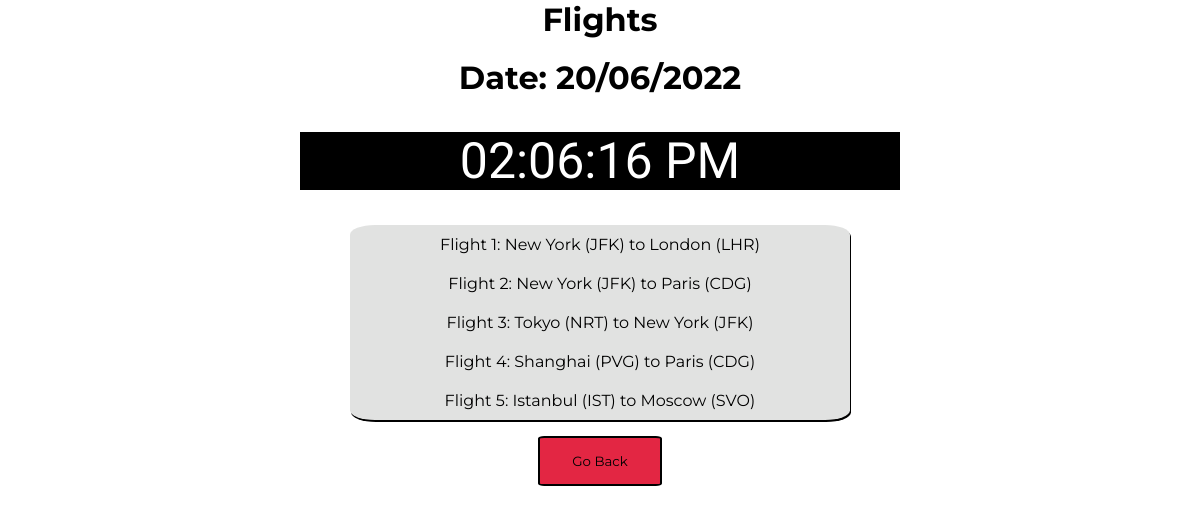
The app's page /flights/ with its own data.
### flights/models.py (models this page shows, shortened)
class Flight(models.Model):
    origin = models.ForeignKey(Airport, on_delete=models.CASCADE, related_name='departures') #if you delete an aiport, it will delete the flight
    destination = models.ForeignKey(Airport, on_delete=models.CASCADE, related_name='arrivals')
    duration = models.IntegerField()

class Airport(models.Model):
    code = models.CharField(max_length=3)
    city = models.CharField(max_length=64)
    city_link = models.URLField(max_length=128, default='www.google.com')
    image = models.ImageField(upload_to=None, height_field=None, width_field=None, max_length=100, blank=True)
    def __str__(self):
        return f"{self.city} ({self.code})"

### flights/views.py (the view)
# urls.py: path("", views.index, name="index"),
def index(request):
    today = date.today()
    d1 = today.strftime("%d/%m/%Y")
    return render(request, "flights/index.html", {
        "flights": Flight.objects.all(),
        "date": d1,
        "time": current_time,
    })

### flights/templates/flights/index.html (shortened to what this page needs)
{% extends "flights/layout.html" %}
{% load static %}
{% block title %}
<link rel="stylesheet" href="{% static 'flights/styles.css' %}">
{% endblock %}
{% block body %}
<div class="header">
    <h1>Flights</h1>
    <br>
    <h1>Date: {{date}}</h1>
    <br>
    <div class="center clock-background">
        <span id="clock"></span>
    </div>
    <br>
</div>
    <div class="flights">
        <ul class="flight-list">
            {% for flight in flights%}
            <li><a href="{% url 'airport:flight' flight_id=flight.id %}">Flight {{ flight.id }}: {{ flight.origin }} to {{ flight.destination }}</a></li>
            {% endfor %}
        </ul>
    </div>
    <div class="center">
        <a href="{% url 'users:index' %}"><button class="btn-main">Go Back</button></a>
    </div>
{% endblock %}

### flights/templates/flights/layout.html
{% load static %}
<!DOCTYPE html>
<html lang="en">
<head>
    {% block title %}
    {% endblock %}
</head>
    <body>
        {% block body %}
        {% endblock %}
    </body>
</html>

### flights/static/flights/styles.css (style rules this page uses)
* { margin: 0; padding: 0; font-family: "Montserrat"; }
.flight-list { list-style-type: none; display: flex; flex-direction: column; justify-content: center; }
.flight-list li { margin-left: auto; margin-right: auto; margin-bottom: 20px; justify-content: center; }
.flight-list li:last-child { margin-bottom: 0; }
.flights { margin: auto; width: 40%; background-color: #E1E2E1; border: 1px black; border-radius: 5%; padding: 10px; box-shadow: 1px 2px; display: flex; flex-direction: column; justify-content: center; }
.header { margin: auto; width: 50%; margin-bottom: 2%; display: inline; justify-content: center; text-align: center; width: auto; }
.btn-main { border: 2px solid black; background-color: #E32643; padding: 15px 32px; text-align: center; display: inline-block; border-radius: 5%; transition: ease-in 0.5s; }
.center { display: block; margin: auto; width: 50%; text-align: center; margin-top: 1rem; margin-bottom: 1rem; }
a:link { text-decoration: none; color: #000000; }
#clock { font-family: orbitron; color: white; align-items: center; justify-content: center; font-size: 50px; background-size: auto; }
.clock-background { padding: 0 -10%; background-color: black; }

### records on screen
Flight: id "1", origin "New York (JFK)", destination "London (LHR)"
Flight: id "2", origin "New York (JFK)", destination "Paris (CDG)"
Flight: id "3", origin "Tokyo (NRT)", destination "New York (JFK)"
Flight: id "4", origin "Shanghai (PVG)", destination "Paris (CDG)"
Flight: id "5", origin "Istanbul (IST)", destination "Moscow (SVO)"
